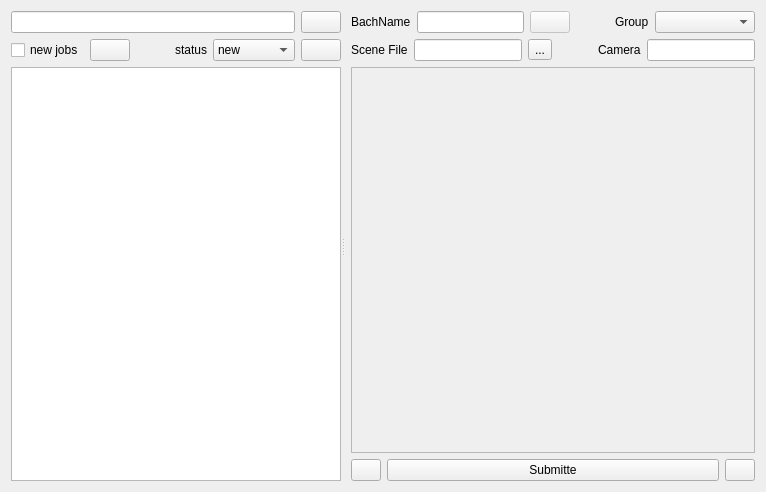
<?xml version="1.0" encoding="UTF-8"?>
<ui version="4.0">
 <class>Form</class>
 <widget class="QWidget" name="Form">
  <property name="geometry">
   <rect>
    <x>0</x>
    <y>0</y>
    <width>766</width>
    <height>492</height>
   </rect>
  </property>
  <property name="windowTitle">
   <string>Form</string>
  </property>
  <layout class="QVBoxLayout" name="verticalLayout_3">
   <item>
    <layout class="QHBoxLayout" name="horizontalLayout">
     <item>
      <widget class="QSplitter" name="splitter">
       <property name="frameShape">
        <enum>QFrame::NoFrame</enum>
       </property>
       <property name="frameShadow">
        <enum>QFrame::Plain</enum>
       </property>
       <property name="orientation">
        <enum>Qt::Horizontal</enum>
       </property>
       <widget class="QWidget" name="verticalLayoutWidget">
        <layout class="QVBoxLayout" name="jobs_list_ly">
         <item>
          <layout class="QHBoxLayout" name="horizontalLayout_3">
           <item>
            <widget class="QLineEdit" name="search_text_led"/>
           </item>
           <item>
            <widget class="QPushButton" name="search_btn">
             <property name="text">
              <string/>
             </property>
            </widget>
           </item>
          </layout>
         </item>
         <item>
          <layout class="QHBoxLayout" name="horizontalLayout_2">
           <item>
            <widget class="QCheckBox" name="new_jobs_check">
             <property name="text">
              <string>new jobs</string>
             </property>
            </widget>
           </item>
           <item>
            <widget class="QPushButton" name="refresh_btn">
             <property name="text">
              <string/>
             </property>
            </widget>
           </item>
           <item>
            <spacer name="horizontalSpacer_3">
             <property name="orientation">
              <enum>Qt::Horizontal</enum>
             </property>
             <property name="sizeHint" stdset="0">
              <size>
               <width>40</width>
               <height>20</height>
              </size>
             </property>
            </spacer>
           </item>
           <item>
            <widget class="QLabel" name="label_5">
             <property name="text">
              <string>status</string>
             </property>
            </widget>
           </item>
           <item>
            <widget class="QComboBox" name="job_status_cbx">
             <item>
              <property name="text">
               <string>new</string>
              </property>
             </item>
             <item>
              <property name="text">
               <string>rendering</string>
              </property>
             </item>
             <item>
              <property name="text">
               <string>error</string>
              </property>
             </item>
             <item>
              <property name="text">
               <string>done</string>
              </property>
             </item>
            </widget>
           </item>
           <item>
            <widget class="QPushButton" name="delete_job_btn">
             <property name="text">
              <string/>
             </property>
            </widget>
           </item>
          </layout>
         </item>
         <item>
          <widget class="QListWidget" name="jobs_list">
           <property name="sizePolicy">
            <sizepolicy hsizetype="Preferred" vsizetype="Expanding">
             <horstretch>0</horstretch>
             <verstretch>0</verstretch>
            </sizepolicy>
           </property>
          </widget>
         </item>
        </layout>
       </widget>
       <widget class="QWidget" name="verticalLayoutWidget_2">
        <layout class="QVBoxLayout" name="job_view_lyt">
         <property name="leftMargin">
          <number>6</number>
         </property>
         <item>
          <layout class="QHBoxLayout" name="horizontalLayout_4">
           <property name="leftMargin">
            <number>0</number>
           </property>
           <property name="topMargin">
            <number>0</number>
           </property>
           <property name="rightMargin">
            <number>0</number>
           </property>
           <item>
            <widget class="QLabel" name="label_2">
             <property name="text">
              <string>BachName</string>
             </property>
            </widget>
           </item>
           <item>
            <widget class="QLineEdit" name="batch_name_led"/>
           </item>
           <item>
            <widget class="QPushButton" name="preview_image_btn">
             <property name="enabled">
              <bool>false</bool>
             </property>
             <property name="text">
              <string/>
             </property>
            </widget>
           </item>
           <item>
            <spacer name="horizontalSpacer">
             <property name="orientation">
              <enum>Qt::Horizontal</enum>
             </property>
             <property name="sizeHint" stdset="0">
              <size>
               <width>40</width>
               <height>20</height>
              </size>
             </property>
            </spacer>
           </item>
           <item>
            <widget class="QLabel" name="label">
             <property name="maximumSize">
              <size>
               <width>40</width>
               <height>16777215</height>
              </size>
             </property>
             <property name="text">
              <string>Group</string>
             </property>
            </widget>
           </item>
           <item>
            <widget class="QComboBox" name="deadline_group_cbx">
             <property name="minimumSize">
              <size>
               <width>100</width>
               <height>0</height>
              </size>
             </property>
            </widget>
           </item>
          </layout>
         </item>
         <item>
          <layout class="QHBoxLayout" name="horizontalLayout_5">
           <item>
            <widget class="QLabel" name="label_3">
             <property name="text">
              <string>Scene File</string>
             </property>
            </widget>
           </item>
           <item>
            <widget class="QLineEdit" name="scene_file_led">
             <property name="minimumSize">
              <size>
               <width>0</width>
               <height>0</height>
              </size>
             </property>
            </widget>
           </item>
           <item>
            <widget class="QToolButton" name="set_scene_file_btn">
             <property name="text">
              <string>...</string>
             </property>
            </widget>
           </item>
           <item>
            <spacer name="horizontalSpacer_2">
             <property name="orientation">
              <enum>Qt::Horizontal</enum>
             </property>
             <property name="sizeHint" stdset="0">
              <size>
               <width>40</width>
               <height>20</height>
              </size>
             </property>
            </spacer>
           </item>
           <item>
            <widget class="QLabel" name="label_4">
             <property name="text">
              <string>Camera</string>
             </property>
            </widget>
           </item>
           <item>
            <widget class="QLineEdit" name="camera_name_led">
             <property name="sizePolicy">
              <sizepolicy hsizetype="Preferred" vsizetype="Fixed">
               <horstretch>0</horstretch>
               <verstretch>0</verstretch>
              </sizepolicy>
             </property>
            </widget>
           </item>
          </layout>
         </item>
         <item>
          <widget class="QScrollArea" name="scrollArea">
           <property name="widgetResizable">
            <bool>true</bool>
           </property>
           <widget class="QWidget" name="scrollAreaWidgetContents">
            <property name="geometry">
             <rect>
              <x>0</x>
              <y>0</y>
              <width>457</width>
              <height>378</height>
             </rect>
            </property>
            <layout class="QVBoxLayout" name="verticalLayout">
             <item>
              <layout class="QVBoxLayout" name="jobs_lyt">
               <property name="margin">
                <number>2</number>
               </property>
              </layout>
             </item>
             <item>
              <spacer name="verticalSpacer">
               <property name="orientation">
                <enum>Qt::Vertical</enum>
               </property>
               <property name="sizeHint" stdset="0">
                <size>
                 <width>20</width>
                 <height>40</height>
                </size>
               </property>
              </spacer>
             </item>
            </layout>
           </widget>
          </widget>
         </item>
         <item>
          <layout class="QHBoxLayout" name="horizontalLayout_6">
           <item>
            <widget class="QPushButton" name="update_job_btn">
             <property name="maximumSize">
              <size>
               <width>30</width>
               <height>16777215</height>
              </size>
             </property>
             <property name="text">
              <string/>
             </property>
            </widget>
           </item>
           <item>
            <widget class="QPushButton" name="submitte_btn">
             <property name="text">
              <string>Submitte</string>
             </property>
            </widget>
           </item>
           <item>
            <widget class="QPushButton" name="submitte_daily_btn">
             <property name="maximumSize">
              <size>
               <width>30</width>
               <height>16777215</height>
              </size>
             </property>
             <property name="toolTip">
              <string>Submite only daily render job</string>
             </property>
             <property name="text">
              <string/>
             </property>
            </widget>
           </item>
          </layout>
         </item>
        </layout>
       </widget>
      </widget>
     </item>
    </layout>
   </item>
  </layout>
 </widget>
 <resources/>
 <connections/>
</ui>
